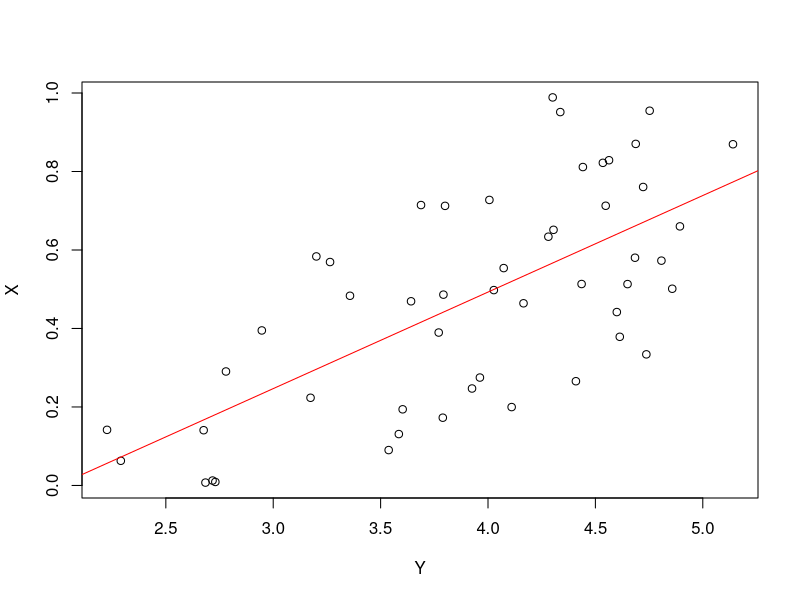
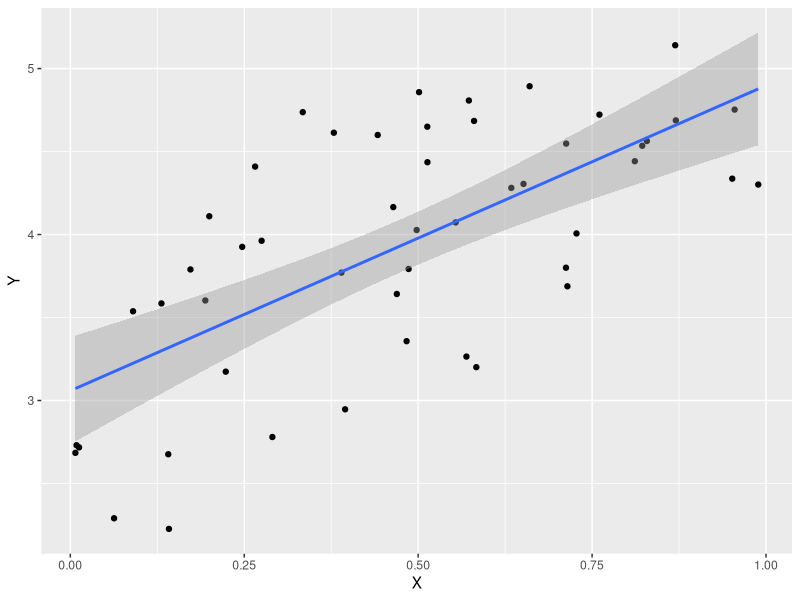

The R script that drew these images, in order:
 n<-50
X<-runif(n)
a<-2
 b<-3
sigma<-1/2
Y<-a*X+b+rnorm(n,sd=sigma)

# Modele lineaire
(modele<-lm(X~Y))
plot(X~Y)
abline(a=modele$coefficients[1], b=modele$coefficients[2],col="red")

# ggplot
library("tidyverse")
data.frame(X,Y) %>%
  ggplot(aes(x=X, y=Y))+
  geom_point()+
  geom_smooth(method = lm)
